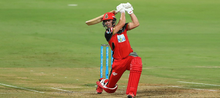
%> input picture Image Steganography/Image_enc/2bits/abd.png, 220 x 98 px, shrunk from 1800 x 800 before the run
$ octave img_2bits.m   (GNU Octave 9; MATLAB toolbox functions it lacks are replaced by stand-ins)
%> lines starting %> are read from the running program, lines starting %| are printed output that depends on the picture; in (x1, y1, x2, y2) boxes, pixels count from 0 and x2, y2 are one past the last pixel; in counts of white or black regions, pixels touching at a corner belong together; the program's own positions count from 1
clc;clear;
org_img=imread('abd.png');
%> org_img is the input picture: size 98x220x3 uint8; mean R, G, B 138.8, 145.6, 82.3
red=org_img(:,:,1);
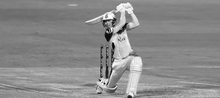
%> red: size 98x220 uint8; min 0, max 255, mean 138.8
blue=org_img(:,:,3);
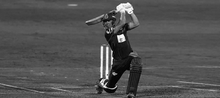
%> blue: size 98x220 uint8; min 0, max 255, mean 82.3
green=org_img(:,:,2);
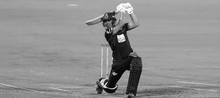
%> green: size 98x220 uint8; min 0, max 255, mean 145.6
a=[red green blue];
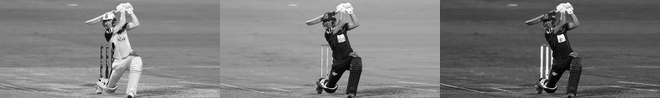
%> a: size 98x660 uint8; min 0, max 255, mean 122.2
[m,n]=size(red);
%> m = 98; n = 220

img=imread('msd.png');
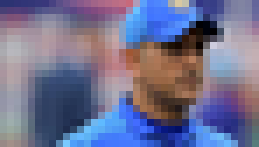
%> input picture Image Steganography/Image_enc/2bits/msd.png, 37 x 21 px, shrunk from 299 x 169 before the run (shown 7 times larger)
%> img is the input picture: size 21x37x3 uint8; mean R, G, B 112.5, 112.2, 144.9
red1=img(:,:,1);
blue1=img(:,:,3);
green1=img(:,:,2);
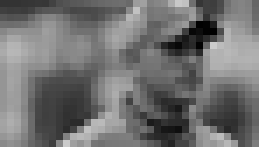
%> green1: size 21x37 uint8 (shown 7 times larger); min 0, max 204, mean 112.2
a1=[red1 green1 blue1];
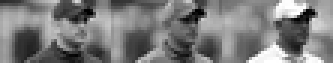
%> a1: size 21x111 uint8 (shown 3 times larger); min 0, max 255, mean 123.2
[m1,n1]=size(red1);
%> m1 = 21; n1 = 37
% [11 lines of commented-out code are left out]

x=1;y=n;
%> after `y=n`: y = 220
x1=1;y1=n1;
%> after `y1=n1`: y1 = 37
p=1;
cout=1;
    for k=1:3
        temp=a(1:m,x:y);
        temp1=a1(1:m1,x1:y1);
        b1=dec2bin(temp1');
        len=size(b1,1);
        disp(cout);
        exit=0;
        while(size(b1,2)<8)
            b1=strcat('0',b1);
        end
        if(k==1)
            disp(a1(1,1:10));
            disp(bin2dec(b1(1:10,:)));
        end
        for i=1:m
            for j=1:n
                if(cout<=len)
                    b=dec2bin(temp(i,j));
                    while(size(b,2)<8)
                        b=strcat('0',b);
                    end
                    b(7:8)=b1(cout,p:p+1);
                    p=p+2;
                    if(p>8)
                        cout=cout+1;
                        p=1;
                    end
                    temp(i,j)=bin2dec(b);
                else
                    exit=1;
                    break;
                end
            end
            if(exit==1)
                break;
            end
        end
        a(1:m,x:y)=temp;
%         disp(k);
%         disp(count);
        disp(cout);
        cout=1;
        x=x+n;
        y=y+n;
        x1=x1+n1;
        y1=y1+n1;
    end
%> this loop made 3 passes
%|    44   44   48   49   51   55   57   72   91  106
%|     44
%|     44
%|     48
%|     49
%|     51
%|     55
%|     57
%|     72
%|     91
%> (further printed lines are left out)
%> a: size 98x660 uint8; 10.84% of pixels changed, all inside (x1, y1, x2, y2) = (0, 0, 660, 15)
%> after the loop, b = '01000111'; p = 1

enc_img=cat(3,a(1:m,1:n),a(1:m,n+1:2*n),a(1:m,2*n+1:3*n));
imshow(enc_img);
imwrite(enc_img,'enc_im_in_img.png');
